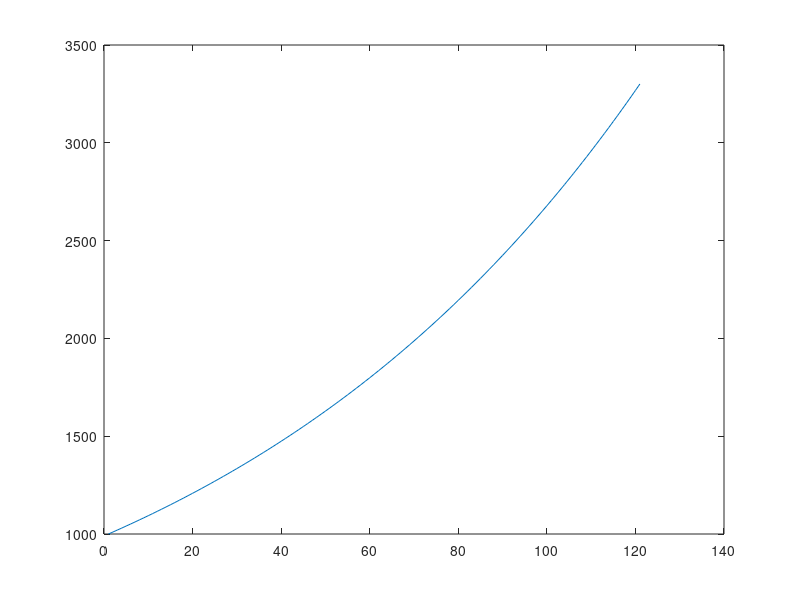

MATLAB code for this plot:
close all
clc
clear all
capital(1)=1000
contador=1;
for anual=1:10
    for meses=1:12
        incremento_capital=capital(contador)*1.01;
        contador=contador+1;
        capital(contador)=incremento_capital
        
    end
end
plot(capital)
